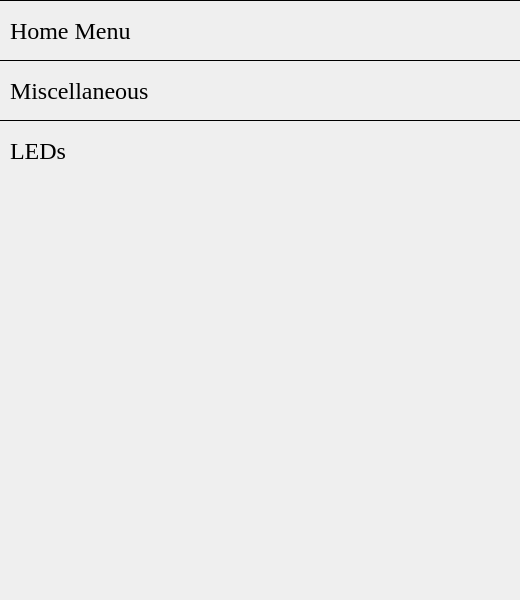
<?xml version="1.0" encoding="UTF-8"?>
<ui version="4.0">
 <class>TweaksSettingsView</class>
 <widget class="QWidget" name="TweaksSettingsView">
  <property name="geometry">
   <rect>
    <x>0</x>
    <y>0</y>
    <width>520</width>
    <height>600</height>
   </rect>
  </property>
  <property name="windowTitle">
   <string>Form</string>
  </property>
  <layout class="QVBoxLayout" name="verticalLayout">
   <property name="spacing">
    <number>0</number>
   </property>
   <property name="margin">
    <number>0</number>
   </property>
   <item>
    <widget class="QLabel" name="homeMenu">
     <property name="minimumSize">
      <size>
       <width>0</width>
       <height>60</height>
      </size>
     </property>
     <property name="maximumSize">
      <size>
       <width>16777215</width>
       <height>60</height>
      </size>
     </property>
     <property name="styleSheet">
      <string notr="true">font: 24px Georgia;
border-top: 1px solid black;</string>
     </property>
     <property name="text">
      <string>Home Menu</string>
     </property>
     <property name="indent">
      <number>10</number>
     </property>
    </widget>
   </item>
   <item>
    <widget class="QLabel" name="misc">
     <property name="minimumSize">
      <size>
       <width>0</width>
       <height>60</height>
      </size>
     </property>
     <property name="maximumSize">
      <size>
       <width>16777215</width>
       <height>60</height>
      </size>
     </property>
     <property name="styleSheet">
      <string notr="true">font: 24px Georgia;
border-top: 1px solid black;</string>
     </property>
     <property name="text">
      <string>Miscellaneous</string>
     </property>
     <property name="indent">
      <number>10</number>
     </property>
    </widget>
   </item>
   <item>
    <widget class="QLabel" name="leds">
     <property name="minimumSize">
      <size>
       <width>0</width>
       <height>60</height>
      </size>
     </property>
     <property name="maximumSize">
      <size>
       <width>16777215</width>
       <height>60</height>
      </size>
     </property>
     <property name="styleSheet">
      <string notr="true">font: 24px Georgia;
border-top: 1px solid black;</string>
     </property>
     <property name="text">
      <string>LEDs</string>
     </property>
     <property name="indent">
      <number>10</number>
     </property>
    </widget>
   </item>
   <item>
    <spacer name="verticalSpacer">
     <property name="orientation">
      <enum>Qt::Vertical</enum>
     </property>
     <property name="sizeHint" stdset="0">
      <size>
       <width>20</width>
       <height>417</height>
      </size>
     </property>
    </spacer>
   </item>
  </layout>
 </widget>
 <resources/>
 <connections/>
</ui>
